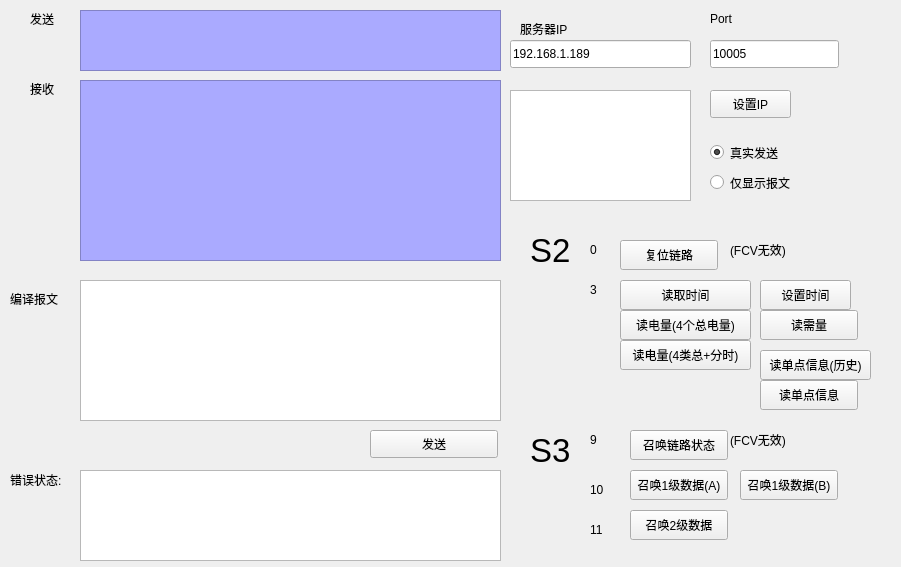
<?xml version="1.0" encoding="UTF-8"?>
<ui version="4.0">
 <class>Widget</class>
 <widget class="QWidget" name="Widget">
  <property name="geometry">
   <rect>
    <x>0</x>
    <y>0</y>
    <width>901</width>
    <height>567</height>
   </rect>
  </property>
  <property name="windowTitle">
   <string>客户端.主动链接到服务器</string>
  </property>
  <property name="windowIcon">
   <iconset resource="img.qrc">
    <normaloff>:/img/titli.png</normaloff>:/img/titli.png</iconset>
  </property>
  <widget class="QLabel" name="errorLabel">
   <property name="geometry">
    <rect>
     <x>80</x>
     <y>440</y>
     <width>251</width>
     <height>20</height>
    </rect>
   </property>
   <property name="text">
    <string/>
   </property>
  </widget>
  <widget class="QLineEdit" name="lineHost">
   <property name="geometry">
    <rect>
     <x>510</x>
     <y>40</y>
     <width>181</width>
     <height>28</height>
    </rect>
   </property>
   <property name="text">
    <string>192.168.1.189</string>
   </property>
  </widget>
  <widget class="QLineEdit" name="linPort">
   <property name="geometry">
    <rect>
     <x>710</x>
     <y>40</y>
     <width>129</width>
     <height>28</height>
    </rect>
   </property>
   <property name="text">
    <string>10005</string>
   </property>
  </widget>
  <widget class="QPushButton" name="requestPushButton">
   <property name="geometry">
    <rect>
     <x>370</x>
     <y>430</y>
     <width>128</width>
     <height>28</height>
    </rect>
   </property>
   <property name="text">
    <string>发送</string>
   </property>
  </widget>
  <widget class="QLabel" name="label">
   <property name="geometry">
    <rect>
     <x>520</x>
     <y>20</y>
     <width>81</width>
     <height>18</height>
    </rect>
   </property>
   <property name="text">
    <string>服务器IP</string>
   </property>
  </widget>
  <widget class="QLabel" name="label_2">
   <property name="geometry">
    <rect>
     <x>710</x>
     <y>10</y>
     <width>31</width>
     <height>18</height>
    </rect>
   </property>
   <property name="text">
    <string>Port</string>
   </property>
  </widget>
  <widget class="QPushButton" name="btnLocal">
   <property name="geometry">
    <rect>
     <x>710</x>
     <y>90</y>
     <width>81</width>
     <height>28</height>
    </rect>
   </property>
   <property name="text">
    <string>设置IP</string>
   </property>
  </widget>
  <widget class="QListWidget" name="lstIP">
   <property name="geometry">
    <rect>
     <x>510</x>
     <y>90</y>
     <width>181</width>
     <height>111</height>
    </rect>
   </property>
   <property name="currentRow">
    <number>-1</number>
   </property>
  </widget>
  <widget class="QTextEdit" name="txtHasSend">
   <property name="enabled">
    <bool>true</bool>
   </property>
   <property name="geometry">
    <rect>
     <x>80</x>
     <y>10</y>
     <width>421</width>
     <height>61</height>
    </rect>
   </property>
   <property name="font">
    <font>
     <family>文泉驿等宽正黑</family>
     <weight>75</weight>
     <bold>true</bold>
    </font>
   </property>
   <property name="styleSheet">
    <string notr="true">background-color: rgb(170, 170, 255);
color: rgb(85, 0, 0);</string>
   </property>
   <property name="readOnly">
    <bool>true</bool>
   </property>
  </widget>
  <widget class="QLabel" name="label_3">
   <property name="enabled">
    <bool>true</bool>
   </property>
   <property name="geometry">
    <rect>
     <x>30</x>
     <y>10</y>
     <width>31</width>
     <height>18</height>
    </rect>
   </property>
   <property name="text">
    <string>发送</string>
   </property>
  </widget>
  <widget class="QTextEdit" name="txtStatus">
   <property name="geometry">
    <rect>
     <x>80</x>
     <y>470</y>
     <width>421</width>
     <height>91</height>
    </rect>
   </property>
   <property name="styleSheet">
    <string notr="true">color: rgb(255, 0, 0);</string>
   </property>
   <property name="readOnly">
    <bool>true</bool>
   </property>
  </widget>
  <widget class="QLabel" name="fromLabel">
   <property name="geometry">
    <rect>
     <x>30</x>
     <y>80</y>
     <width>41</width>
     <height>18</height>
    </rect>
   </property>
   <property name="text">
    <string>接收</string>
   </property>
  </widget>
  <widget class="QTextEdit" name="fromTextEdit">
   <property name="geometry">
    <rect>
     <x>80</x>
     <y>80</y>
     <width>421</width>
     <height>181</height>
    </rect>
   </property>
   <property name="font">
    <font>
     <family>文泉驿等宽正黑</family>
     <weight>75</weight>
     <bold>true</bold>
    </font>
   </property>
   <property name="styleSheet">
    <string notr="true">background-color: rgb(170, 170, 255);
color: rgb(0, 85, 0);</string>
   </property>
   <property name="textInteractionFlags">
    <set>Qt::TextSelectableByKeyboard|Qt::TextSelectableByMouse</set>
   </property>
  </widget>
  <widget class="QLabel" name="toLabel">
   <property name="geometry">
    <rect>
     <x>10</x>
     <y>290</y>
     <width>61</width>
     <height>18</height>
    </rect>
   </property>
   <property name="text">
    <string>编译报文</string>
   </property>
  </widget>
  <widget class="QTextEdit" name="toTextEdit">
   <property name="geometry">
    <rect>
     <x>80</x>
     <y>280</y>
     <width>421</width>
     <height>141</height>
    </rect>
   </property>
   <property name="font">
    <font>
     <family>文泉驿等宽正黑</family>
    </font>
   </property>
   <property name="html">
    <string notr="true">&lt;!DOCTYPE HTML PUBLIC &quot;-//W3C//DTD HTML 4.0//EN&quot; &quot;http://www.w3.org/TR/REC-html40/strict.dtd&quot;&gt;
&lt;html&gt;&lt;head&gt;&lt;meta name=&quot;qrichtext&quot; content=&quot;1&quot; /&gt;&lt;style type=&quot;text/css&quot;&gt;
p, li { white-space: pre-wrap; }
&lt;/style&gt;&lt;/head&gt;&lt;body style=&quot; font-family:'文泉驿等宽正黑'; font-size:10pt; font-weight:400; font-style:normal;&quot;&gt;
&lt;p style=&quot;-qt-paragraph-type:empty; margin-top:0px; margin-bottom:0px; margin-left:0px; margin-right:0px; -qt-block-indent:0; text-indent:0px; font-family:'宋体'; font-size:9pt;&quot;&gt;&lt;br /&gt;&lt;/p&gt;&lt;/body&gt;&lt;/html&gt;</string>
   </property>
   <property name="acceptRichText">
    <bool>false</bool>
   </property>
  </widget>
  <widget class="QPushButton" name="btnCall1">
   <property name="geometry">
    <rect>
     <x>630</x>
     <y>470</y>
     <width>98</width>
     <height>30</height>
    </rect>
   </property>
   <property name="text">
    <string>召唤1级数据(A)</string>
   </property>
  </widget>
  <widget class="QPushButton" name="btnCall2">
   <property name="geometry">
    <rect>
     <x>630</x>
     <y>510</y>
     <width>98</width>
     <height>30</height>
    </rect>
   </property>
   <property name="text">
    <string>召唤2级数据</string>
   </property>
  </widget>
  <widget class="QPushButton" name="btnRLK">
   <property name="geometry">
    <rect>
     <x>630</x>
     <y>430</y>
     <width>98</width>
     <height>30</height>
    </rect>
   </property>
   <property name="text">
    <string>召唤链路状态</string>
   </property>
  </widget>
  <widget class="QLabel" name="label_6">
   <property name="geometry">
    <rect>
     <x>530</x>
     <y>430</y>
     <width>41</width>
     <height>41</height>
    </rect>
   </property>
   <property name="font">
    <font>
     <pointsize>25</pointsize>
    </font>
   </property>
   <property name="text">
    <string>S3</string>
   </property>
  </widget>
  <widget class="QLabel" name="label_8">
   <property name="geometry">
    <rect>
     <x>590</x>
     <y>430</y>
     <width>16</width>
     <height>20</height>
    </rect>
   </property>
   <property name="text">
    <string>9</string>
   </property>
  </widget>
  <widget class="QLabel" name="label_9">
   <property name="geometry">
    <rect>
     <x>590</x>
     <y>480</y>
     <width>16</width>
     <height>20</height>
    </rect>
   </property>
   <property name="text">
    <string>10</string>
   </property>
  </widget>
  <widget class="QLabel" name="label_10">
   <property name="geometry">
    <rect>
     <x>590</x>
     <y>520</y>
     <width>16</width>
     <height>20</height>
    </rect>
   </property>
   <property name="text">
    <string>11</string>
   </property>
  </widget>
  <widget class="QLabel" name="label_11">
   <property name="geometry">
    <rect>
     <x>10</x>
     <y>470</y>
     <width>64</width>
     <height>20</height>
    </rect>
   </property>
   <property name="text">
    <string>错误状态:</string>
   </property>
  </widget>
  <widget class="QPushButton" name="btnRCU">
   <property name="geometry">
    <rect>
     <x>620</x>
     <y>240</y>
     <width>98</width>
     <height>30</height>
    </rect>
   </property>
   <property name="text">
    <string>复位链路</string>
   </property>
  </widget>
  <widget class="QLabel" name="label_4">
   <property name="geometry">
    <rect>
     <x>590</x>
     <y>240</y>
     <width>16</width>
     <height>20</height>
    </rect>
   </property>
   <property name="text">
    <string>0</string>
   </property>
  </widget>
  <widget class="QPushButton" name="btnReadTI">
   <property name="geometry">
    <rect>
     <x>620</x>
     <y>310</y>
     <width>131</width>
     <height>30</height>
    </rect>
   </property>
   <property name="text">
    <string>读电量(4个总电量)</string>
   </property>
  </widget>
  <widget class="QLabel" name="label_5">
   <property name="geometry">
    <rect>
     <x>590</x>
     <y>280</y>
     <width>16</width>
     <height>20</height>
    </rect>
   </property>
   <property name="text">
    <string>3</string>
   </property>
  </widget>
  <widget class="QPushButton" name="btnXL">
   <property name="geometry">
    <rect>
     <x>760</x>
     <y>310</y>
     <width>98</width>
     <height>30</height>
    </rect>
   </property>
   <property name="text">
    <string>读需量</string>
   </property>
  </widget>
  <widget class="QPushButton" name="btnReadTime">
   <property name="geometry">
    <rect>
     <x>620</x>
     <y>280</y>
     <width>131</width>
     <height>30</height>
    </rect>
   </property>
   <property name="text">
    <string>读取时间</string>
   </property>
  </widget>
  <widget class="QLabel" name="label_7">
   <property name="geometry">
    <rect>
     <x>530</x>
     <y>230</y>
     <width>41</width>
     <height>41</height>
    </rect>
   </property>
   <property name="font">
    <font>
     <pointsize>25</pointsize>
    </font>
   </property>
   <property name="text">
    <string>S2</string>
   </property>
  </widget>
  <widget class="QLabel" name="label_12">
   <property name="geometry">
    <rect>
     <x>730</x>
     <y>430</y>
     <width>71</width>
     <height>20</height>
    </rect>
   </property>
   <property name="text">
    <string>(FCV无效)</string>
   </property>
  </widget>
  <widget class="QLabel" name="label_13">
   <property name="geometry">
    <rect>
     <x>730</x>
     <y>240</y>
     <width>71</width>
     <height>20</height>
    </rect>
   </property>
   <property name="text">
    <string>(FCV无效)</string>
   </property>
  </widget>
  <widget class="QRadioButton" name="rbtSend">
   <property name="geometry">
    <rect>
     <x>710</x>
     <y>140</y>
     <width>113</width>
     <height>25</height>
    </rect>
   </property>
   <property name="text">
    <string>真实发送</string>
   </property>
   <property name="checked">
    <bool>true</bool>
   </property>
  </widget>
  <widget class="QRadioButton" name="rbtOnlyShow">
   <property name="geometry">
    <rect>
     <x>710</x>
     <y>170</y>
     <width>113</width>
     <height>25</height>
    </rect>
   </property>
   <property name="text">
    <string>仅显示报文</string>
   </property>
  </widget>
  <widget class="QPushButton" name="btnSP_2">
   <property name="geometry">
    <rect>
     <x>760</x>
     <y>350</y>
     <width>111</width>
     <height>30</height>
    </rect>
   </property>
   <property name="text">
    <string>读单点信息(历史)</string>
   </property>
  </widget>
  <widget class="QPushButton" name="btnCall1_2">
   <property name="geometry">
    <rect>
     <x>740</x>
     <y>470</y>
     <width>98</width>
     <height>30</height>
    </rect>
   </property>
   <property name="text">
    <string>召唤1级数据(B)</string>
   </property>
  </widget>
  <widget class="QPushButton" name="btnReadTI_all">
   <property name="geometry">
    <rect>
     <x>620</x>
     <y>340</y>
     <width>131</width>
     <height>30</height>
    </rect>
   </property>
   <property name="text">
    <string>读电量(4类总+分时)</string>
   </property>
  </widget>
  <widget class="QPushButton" name="btnSynTime">
   <property name="geometry">
    <rect>
     <x>760</x>
     <y>280</y>
     <width>91</width>
     <height>30</height>
    </rect>
   </property>
   <property name="text">
    <string>设置时间</string>
   </property>
  </widget>
  <widget class="QPushButton" name="btnSP_TA">
   <property name="geometry">
    <rect>
     <x>760</x>
     <y>380</y>
     <width>98</width>
     <height>30</height>
    </rect>
   </property>
   <property name="text">
    <string>读单点信息</string>
   </property>
  </widget>
 </widget>
 <layoutdefault spacing="6" margin="11"/>
 <resources>
  <include location="img.qrc"/>
 </resources>
 <connections/>
</ui>
